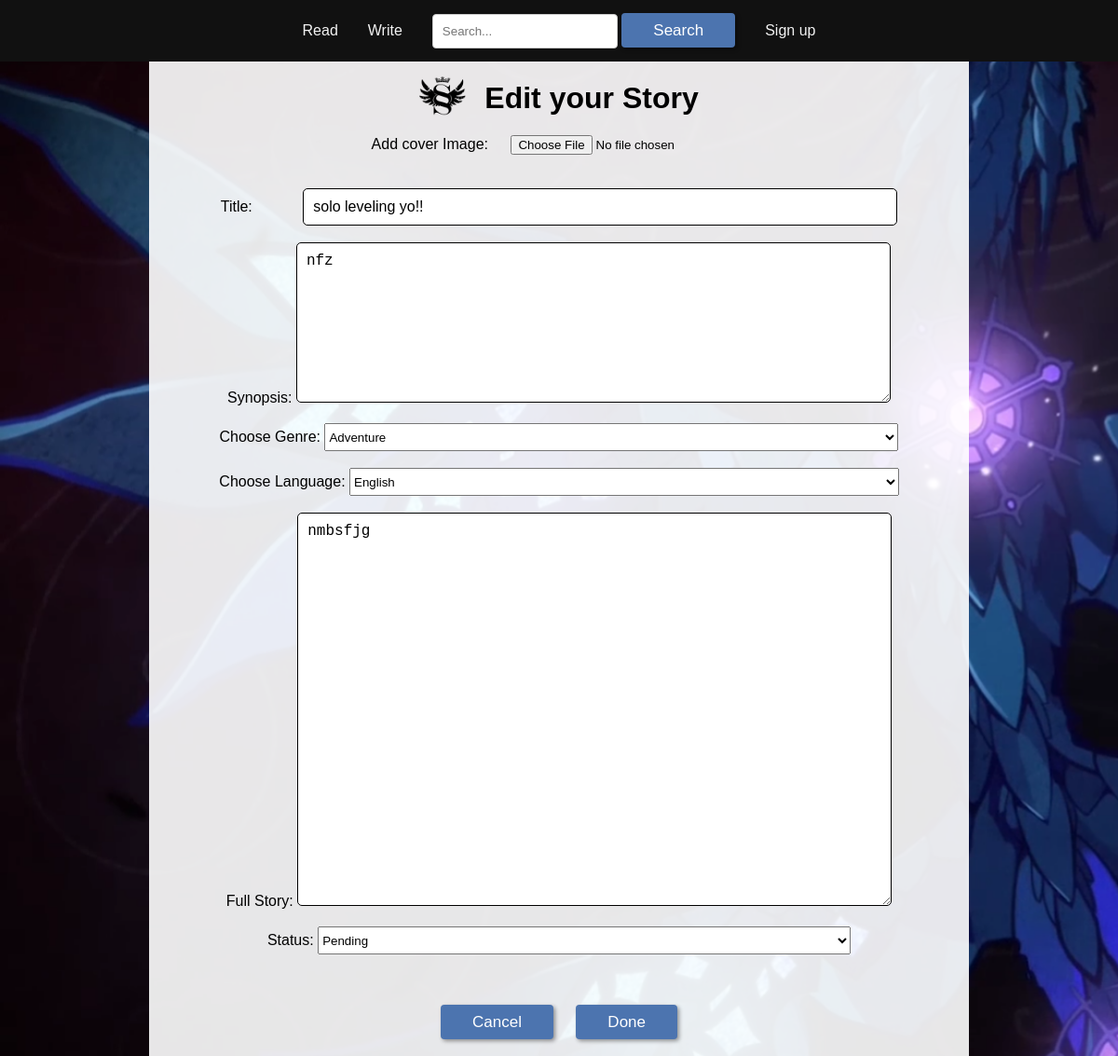
Screenshot of /edit.php?id=16 with the database file from the repository.
### tables this page shows
CREATE TABLE `posts` (
  `id` int(11) NOT NULL,
  `cover_image` blob NOT NULL,
  `title` varchar(255) NOT NULL,
  `abstract` varchar(200) NOT NULL,
  `description` text NOT NULL,
  `status` varchar(100) NOT NULL,
  `genre` varchar(100) NOT NULL,
  `language` varchar(100) NOT NULL,
  `user_id` int(11) NOT NULL,
  `created_at` timestamp NOT NULL DEFAULT current_timestamp(),
  `updated_at` timestamp NOT NULL DEFAULT current_timestamp()
);

### edit.php (the view, shortened to what this page needs)
<?php
if(isset($_GET['id'])) {
  $postId = $_GET['id'];
    $con = mysqli_connect("localhost", "root", "", "users");
    $query = "SELECT * FROM posts WHERE id = $postId";
    $result = mysqli_query($con, $query);
    if(mysqli_num_rows($result) > 0) {
        $post = mysqli_fetch_assoc($result);
        $storyTitle = $post['title'];
        $abstract = $post['abstract'];
        $description = $post['description'];
    }
}
?>
<!DOCTYPE html>
<html lang="en">
<head>
  <link rel="stylesheet" href="write.css">
  <link rel="stylesheet" href="style.css">
</head>
<body>
  <div class="navbar">
    <a href="read.php" class="nav">Read</a>
    <a href="write.php" class="nav">Write</a>
    <div class="search-container">
      <input type="text" class="search-bar" placeholder="Search...">
      <button class="search-button">Search</button>
    </div>
    <?php
    if (isset($_SESSION['user_id'])) {
        echo '<a href="profile.php" class="nav">Profile</a>';
        echo '<a href="logout.php" class="nav" >Log out</a>';
    } else if(isset($_COOKIE['user_id']) && !isset($_SESSION['user_id'])) {
        echo '<a href="login.php" class="nav">Login</a>';
    } else {
        echo '<a href="register.php" class="nav">Sign up</a>';
    }
    ?>
  </div>
  <center>
    <div class="story-info">
      <form method="POST" action="conformEdit.php" enctype="multipart/form-data">
        <div class="loginHead">
          <a href="index.php"><img src="images/ssLogo.jpg" alt="logo" height="50px"></a>
          <h1>Edit your Story</h1>
        </div>
        <label for="image">Add cover Image: <input type="file" name="coverImage" id="image" accept="image/*" onchange="previewImage(event)" ></label>
        <div id="image-preview"></div><br><br>
        <label for="title">Title:
          <input type="text" id="title" name="storyTitle" class="form-control" value="<?php echo $storyTitle; ?>"
            required></label><br>
        <label for="abstract">Synopsis: <textarea id="abstract" name="abstract" required
            class="form-control"><?php echo $abstract; ?></textarea></label>
        <br>
        <label for="genre">Choose Genre:
          <select name="genre" id="genre">
       <?php
    $query2 = "SELECT * FROM genre";
    $result2 = mysqli_query($con, $query2);
    if($result2 && mysqli_num_rows($result2) > 0) {
      while($row = mysqli_fetch_assoc($result2)) {
        $g_name = $row['g_name'];
        echo "<option value='$g_name'>$g_name</option>";
      }
    }
    ?>
          </select>
        </label>
        <br>
        <label for="Language">Choose Language: <select name="language" id="Language">
            <option value="English">English</option>
          </select></label>
        <br>
        <label for="description">Full Story: <textarea id="description" name="description" required
            class="form-control"><?php echo $description; ?></textarea></label>
        <br>
        <label for="status">Status: <select name="status" id="status" >
            <option value="pending">Pending</option>
          </select></label>
        <br>
        <br><br>
        <div class="buttom">
          <button class="cancel" formaction="profile.php">Cancel</button>
          <button class="next" name="done" style=" margin-left: 20px;">Done</button>
        </div><br>
      </form>
    </div>
  </center>
</body>
</html>

### write.css (style rules this page uses)
.story-info { background-color: white; margin-left: 10em; margin-right: 10em; }
form { display: flex; flex-direction: column; }
.loginHead { display: flex; align-items: center; justify-content: center; }
.loginHead h1 { margin-left: 20px; }
.form-control { padding: 10px; border: 1px solid black; border-radius: 5px; outline: none; font-size: 16px; }
#image { margin-left: 20px; }
#title { width: 70%; margin-left: 50px; }
#abstract { width: 70%; height: 150px; }
#description { width: 70%; height: 400px; }
#genre { width: 70%; height: 30px; }
#Language { height: 30px; width: 67%; }
#status { height: 30px; width: 65%; }

### style.css (style rules this page uses)
body { margin: 0; font-family: Arial, Helvetica, sans-serif; background-image: url(images/bg.png); background-size: cover; }
.navbar { overflow: hidden; background-color: #111111; display: flex; justify-content: center; }
.navbar a { display: flex; align-items: center; color: #f2f2f2; text-align: center; padding: 14px 16px; text-decoration: none; }
.search-container { float: right; margin: 14px 16px; }
.search-bar { padding: 10px; border: 1px solid #ccc; border-radius: 4px; }
button { font-size: 17px; padding: 0.5em 2em; border: transparent; box-shadow: 2px 2px 4px rgba(0,0,0,0.4); background: #4c74af; color: white; border-radius: 4px; cursor: pointer; }

### edit.php (style rules this page uses)
.story-info { background-color: rgba(255, 255, 255, 0.9); }

### rows the page displays
posts: storyTitle "solo leveling yo!!", abstract "nfz", description "nmbsfjg"

### other values shown
form field genre "Adventure"
